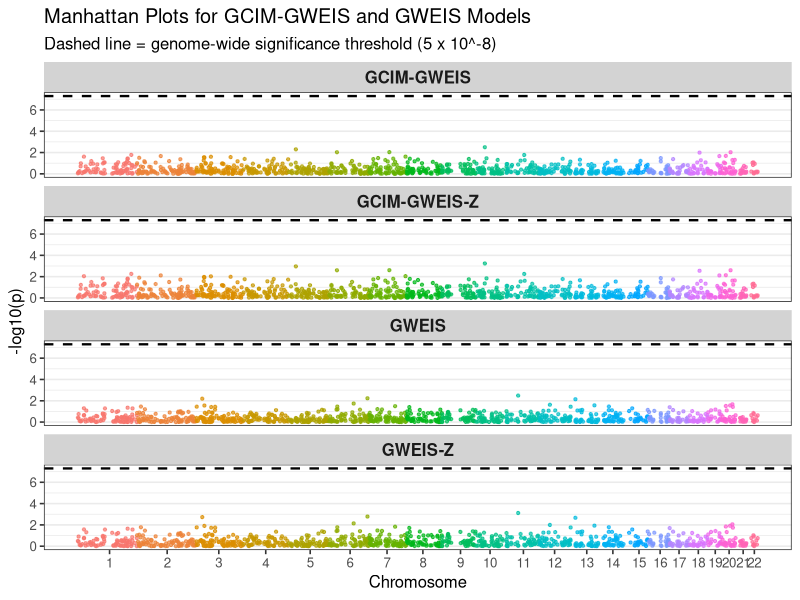

This chart was generated by the following R code:
### Load libraries
library(ggplot2)
library(dplyr)
library(data.table)

#---- Read data ----#
gcim_adj  <- fread("bmi_tBil_gcim-gweis-z.txt")
gcim_raw  <- fread("bmi_tBil_gcim-gweis.txt")
gweis_adj <- fread("bmi_tBil_gweis-z.txt")
gweis_raw <- fread("bmi_tBil_gweis.txt")

#---- Keep only interaction test from raw PLINK outputs ----#
gcim_raw  <- gcim_raw[TEST == "ADDxPRS", ]
gweis_raw <- gweis_raw[TEST == "ADDxBMI", ]

#---- Standardize columns across files ----#
to_uniform <- function(df, model_label, pcol) {

  # Find chromosome column name across file types
  chr_col <- dplyr::case_when(
    "#CHROM" %in% names(df) ~ "#CHROM",
    "X.CHROM" %in% names(df) ~ "X.CHROM",
    "CHROM" %in% names(df) ~ "CHROM",
    TRUE ~ NA_character_
  )

  if (is.na(chr_col)) {
    stop("No chromosome column found. Expected one of: #CHROM, X.CHROM, CHROM")
  }

  if (!("POS" %in% names(df))) stop("POS column not found.")
  if (!(pcol %in% names(df))) stop(paste0("P column '", pcol, "' not found."))

  df %>%
    mutate(
      CHR = as.character(.data[[chr_col]]),
      BP  = as.numeric(POS),
      P   = as.numeric(.data[[pcol]]),
      MODEL = model_label
    ) %>%
    select(CHR, BP, P, MODEL) %>%
    filter(!is.na(CHR), !is.na(BP), !is.na(P), is.finite(P), P > 0, P <= 1)
}

gcim_adj_u  <- to_uniform(gcim_adj,  "GCIM-GWEIS-Z", "p_value_int_adj")
gcim_raw_u  <- to_uniform(gcim_raw,  "GCIM-GWEIS",   "P")
gweis_adj_u <- to_uniform(gweis_adj, "GWEIS-Z",      "p_value_int_adj")
gweis_raw_u <- to_uniform(gweis_raw, "GWEIS",        "P")

#---- Combine all ----#
all_data <- bind_rows(gcim_adj_u, gcim_raw_u, gweis_adj_u, gweis_raw_u)

# Convert CHR to ordered factor (1:22 + X/Y if present)
chr_order <- as.character(c(1:22, "X", "Y"))
all_data$CHR <- factor(all_data$CHR, levels = chr_order)

# Drop chromosomes not in chr_order (e.g., "0", "MT", etc. if they appear)
all_data <- all_data %>% filter(!is.na(CHR))

#---- Compute cumulative BP for plotting ----#
chr_offsets <- all_data %>%
  group_by(CHR) %>%
  summarize(chr_len = max(BP, na.rm = TRUE), .groups = "drop") %>%
  arrange(CHR) %>%
  mutate(chr_start = lag(cumsum(chr_len), default = 0)) %>%
  select(CHR, chr_start)

all_data <- all_data %>%
  left_join(chr_offsets, by = "CHR") %>%
  mutate(BPcum = BP + chr_start)

axis_df <- all_data %>%
  group_by(CHR) %>%
  summarize(center = mean(BPcum, na.rm = TRUE), .groups = "drop")

#---- Plot ----#
p <- ggplot(all_data, aes(x = BPcum, y = -log10(P), color = CHR)) +
  geom_point(alpha = 0.7, size = 0.8) +
  geom_hline(yintercept = -log10(5e-8), linetype = "dashed", linewidth = 0.8) +
  scale_x_continuous(labels = axis_df$CHR, breaks = axis_df$center) +
  facet_wrap(~MODEL, ncol = 1, scales = "free_y") +
  labs(
    x = "Chromosome",
    y = "-log10(p)",
    title = "Manhattan Plots for GCIM-GWEIS and GWEIS Models",
    subtitle = "Dashed line = genome-wide significance threshold (5 x 10^-8)"
  ) +
  theme_bw(base_size = 12) +
  theme(
    legend.position = "none",
    panel.grid.major.x = element_blank(),
    panel.grid.minor.x = element_blank(),
    strip.background = element_rect(fill = "lightgray", color = NA),
    strip.text = element_text(size = 12, face = "bold")
  )

ggsave("Combined_Manhattan_rev.png", p, width = 10, height = 12, dpi = 600)
